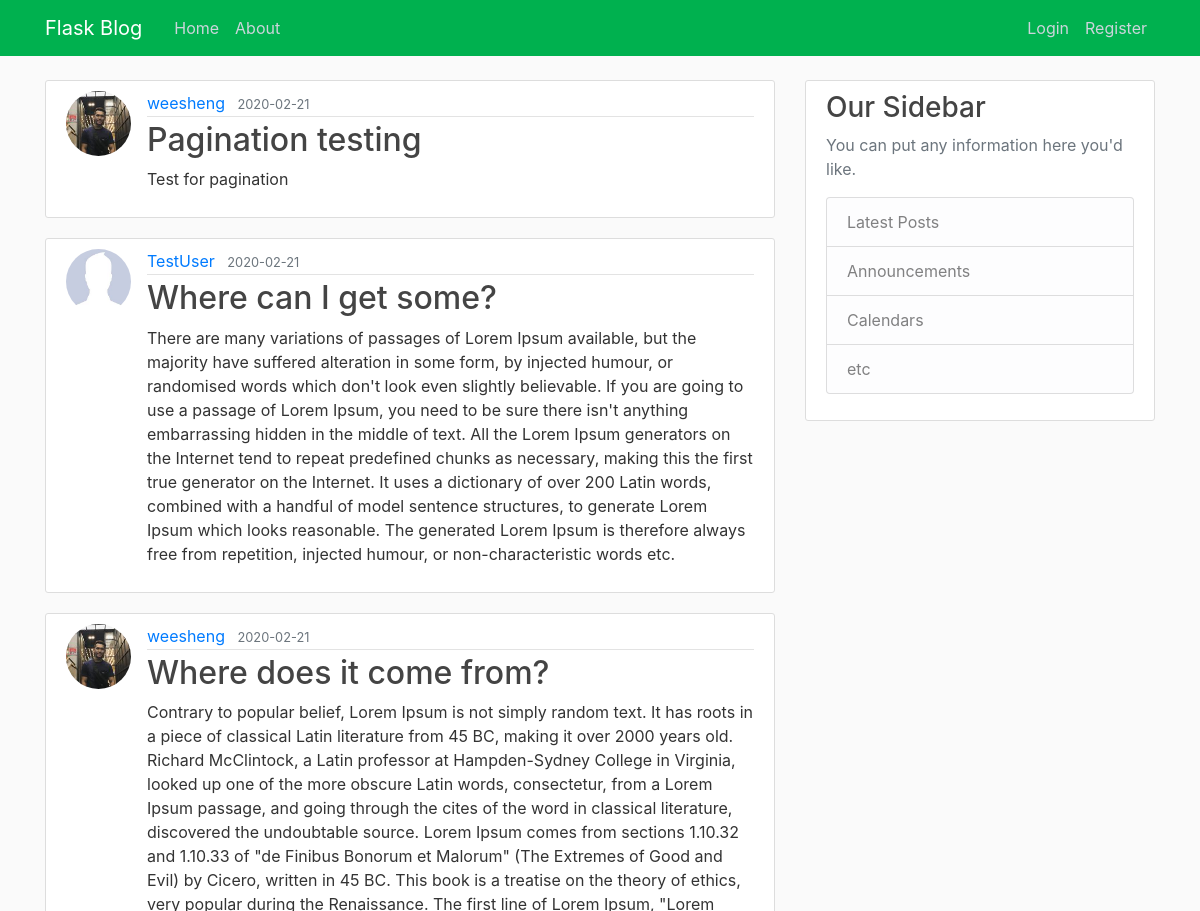
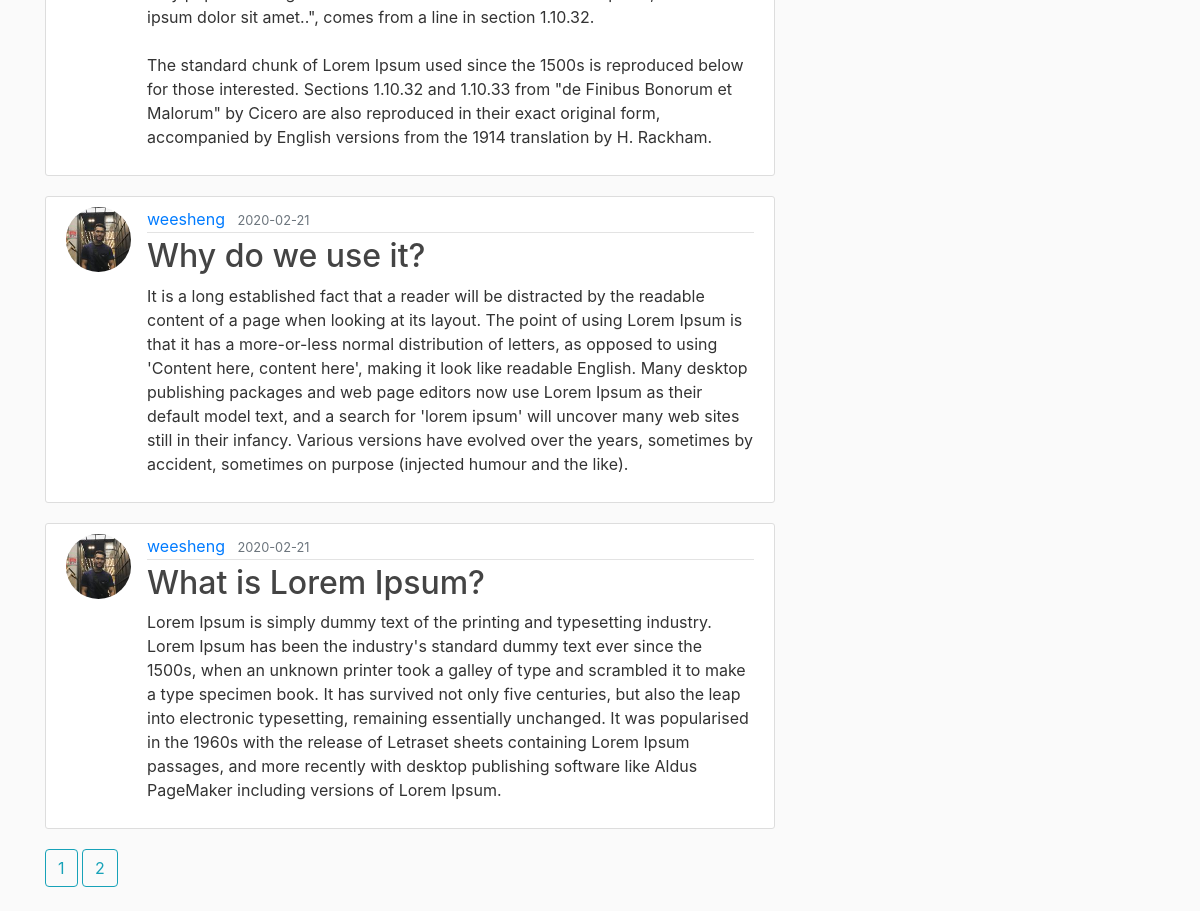
The page /home on the database its author committed (2 pictures, top to bottom).
### flaskblog/models.py (models this page shows, shortened)
class Post(db.Model):
    id = db.Column(db.Integer, primary_key=True)
    title = db.Column(db.String(100), nullable=False)
    date_posted = db.Column(db.DateTime, nullable=False,
                            default=datetime.utcnow)
    content = db.Column(db.Text, nullable=False)
    user_id = db.Column(db.Integer, db.ForeignKey('user.id'), nullable=False)

class User(db.Model, UserMixin):
    id = db.Column(db.Integer, primary_key=True)
    username = db.Column(db.String(20), unique=True, nullable=False)
    email = db.Column(db.String(120), unique=True, nullable=False)
    image_file = db.Column(db.String(20), nullable=False,
                           default='default.jpg')
    password = db.Column(db.String(60), nullable=False)
    posts = db.relationship('Post', backref='author', lazy=True)

### flaskblog/routes.py (the view)
@app.route('/')
@app.route('/home')
def home():
    page = request.args.get('page', 1, type=int)
    posts = Post.query.order_by(
        Post.date_posted.desc()).paginate(page=page, per_page=5)
    return render_template('home.html', posts=posts)

### flaskblog/templates/home.html
{% extends "layout.html" %}
{% block content %}
{% for post in posts.items %}
<article class="media content-section">
  <img class="rounded-circle article-img"
    src="{{ url_for('static', filename='profile_pics/' + post.author.image_file) }}" />
  <div class="media-body">
    <div class="article-metadata">
      <a class="mr-2" href="{{ url_for('user_posts', username=post.author.username )}}">{{ post.author.username }}</a>
      <small class="text-muted">{{ post.date_posted.strftime('%Y-%m-%d') }}</small>
    </div>
    <h2>
      <a class="article-title" href="{{ url_for('post', post_id=post.id) }}">{{ post.title }}</a>
    </h2>
    <p class="article-content">{{ post.content }}</p>
  </div>
</article>
{% endfor %}
{% for page_num in posts.iter_pages(left_edge=1, right_edge=1, left_current=1, right_current=2) %}
{% if page_num %}
{% if posts.page == page_num %}
<a class="btn btn-outline-info mb-4" href="{{url_for('home', page=page_num)}}">{{ page_num }}</a>
{% else %}
<a class="btn btn-outline-info mb-4" href="{{url_for('home', page=page_num)}}">{{ page_num }}</a>
{% endif %}
{% else %}
...
{% endif %}
{% endfor %}
{% endblock content %}

### flaskblog/static/main.css (style rules this page uses)
body { background: #fafafa; color: #333333; margin-top: 5rem; }
h1, h2, h3, h4, h5, h6 { color: #444444; }
.content-section { background: #ffffff; padding: 10px 20px; border: 1px solid #dddddd; border-radius: 3px; margin-bottom: 20px; }
.article-title { color: #444444; }
.article-content { white-space: pre-line; }
.article-img { height: 65px; width: 65px; margin-right: 16px; }
.article-metadata { padding-bottom: 1px; margin-bottom: 4px; border-bottom: 1px solid #e3e3e3; }

### rows shown on the page
Post: image_file (picture), author.username "weesheng", date_posted "2020-02-21", title "Pagination testing", content "Test for pagination"
Post: image_file (placeholder picture), author.username "TestUser", date_posted "2020-02-21", title "Where can I get some?", content "There are many variations of passages of Lorem Ipsum available, but the majority have suffered alteration in some form, by injected humour, or randomised words which don't look even slightly believable. If you are going to use a passage of Lorem Ipsum, you need to be sure there isn't anything embarrassing hidden in the middle of text. All the Lorem Ipsum generators on the Internet tend to repeat predefined chunks as necessary, making this the first true generator on the Internet. It uses a dictionary of over 200 Latin words, combined with a handful of model sentence structures, to generate Lorem Ipsum which looks reasonable. The generated Lorem Ipsum is therefore always free from…"
Post: image_file (picture), author.username "weesheng", date_posted "2020-02-21", title "Where does it come from?", content "Contrary to popular belief, Lorem Ipsum is not simply random text. It has roots in a piece of classical Latin literature from 45 BC, making it over 2000 years old. Richard McClintock, a Latin professor at Hampden-Sydney College in Virginia, looked up one of the more obscure Latin words, consectetur, from a Lorem Ipsum passage, and going through the cites of the word in classical literature, discovered the undoubtable source. Lorem Ipsum comes from sections 1.10.32 and 1.10.33 of \"de Finibus Bonorum et Malorum\" (The Extremes of Good and Evil) by Cicero, written in 45 BC. This book is a treatise on the theory of ethics, very popular during the Renaissance. The first line of Lorem Ipsum,…"
Post: image_file (picture), author.username "weesheng", date_posted "2020-02-21", title "Why do we use it?", content "It is a long established fact that a reader will be distracted by the readable content of a page when looking at its layout. The point of using Lorem Ipsum is that it has a more-or-less normal distribution of letters, as opposed to using 'Content here, content here', making it look like readable English. Many desktop publishing packages and web page editors now use Lorem Ipsum as their default model text, and a search for 'lorem ipsum' will uncover many web sites still in their infancy. Various versions have evolved over the years, sometimes by accident, sometimes on purpose (injected humour and the like)."
Post: image_file (picture), author.username "weesheng", date_posted "2020-02-21", title "What is Lorem Ipsum?", content "Lorem Ipsum is simply dummy text of the printing and typesetting industry. Lorem Ipsum has been the industry's standard dummy text ever since the 1500s, when an unknown printer took a galley of type and scrambled it to make a type specimen book. It has survived not only five centuries, but also the leap into electronic typesetting, remaining essentially unchanged. It was popularised in the 1960s with the release of Letraset sheets containing Lorem Ipsum passages, and more recently with desktop publishing software like Aldus PageMaker including versions of Lorem Ipsum."

### other values the page prints
{{ page_num }} "1"
{{ page_num }} "2"
